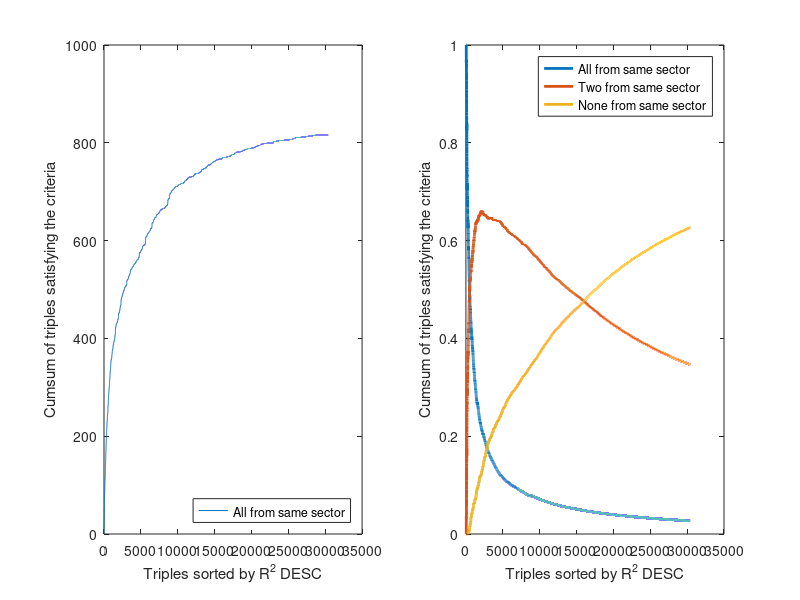

Write MATLAB code to recreate this figure.
clear;clc;
load('rep_no_sectors_triples.mat');
load('rep_same_sector_triples.mat');
load('rep_two_sectors_triples.mat');
Y = [rep_same_sector_triples' rep_two_sectors_triples' rep_no_sectors_triples'];
plot(Y);

subplot(1,2,1);
plot(Y(:,1));
legend('All from same sector', 'Location','southeast');
ylabel('Cumsum of triples satisfying the criteria');
xlabel('Triples sorted by R^2 DESC');
subplot(1,2,2);
plot(1:length(Y), Y(:,2), 'r', 1:length(Y), Y(:,3), 'b');
legend('Two from same sector', 'No from same sector', 'Location','southeast');
xlabel('Triples sorted by R^2 DESC');
ylabel('Cumsum of triples satisfying the criteria');

W = Y;
for i = 2:length(Y)
    W(i,:) = W(i,:) / sum(Y(i,:));
end

plot(W(5:end,:), 'LineWidth', 2);
legend('All from same sector', 'Two from same sector', 'None from same sector', 'Location','northeast');
ylabel('Cumsum of triples satisfying the criteria');
xlabel('Triples sorted by R^2 DESC');

